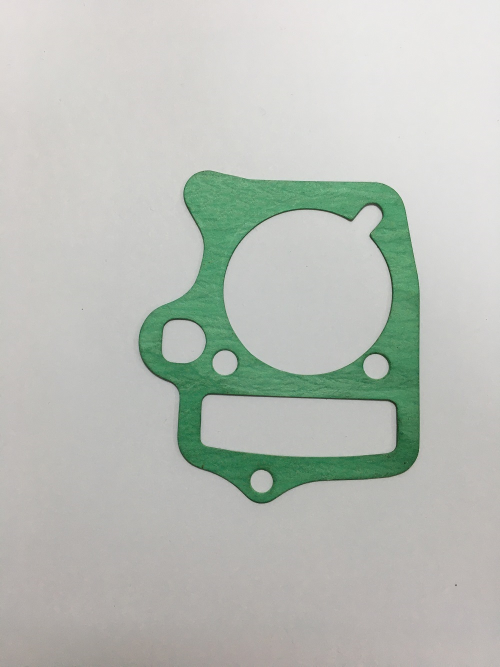
#> input picture casper/detecterror-video/error.JPG, 1000 x 1333 px, given in place of the camera (shown at 1/2 size)
$ python detect_2.py   (older library calls are emulated)
#> lines starting #> are read from the running program, lines starting #| are printed output that depends on the picture; after the words box and inside, x2 and y2 are one past the last pixel; in counts of white or black regions, pixels touching at a corner belong together
### casper/detecterror-video/functions_2.py
import math
import cv2
import numpy as np

output_image = "/home/user1/Project/casper/101/image"


class Circle:
    def __init__(self, cntr):
        self.contour = cntr
        self.bounding_react = cv2.boundingRect(self.contour)
        self.peri = cv2.arcLength(cntr, True)

        [x, y, w, h] = self.bounding_react
        self.bounding_react_x = x
        self.bounding_react_y = y
        self.bounding_react_with = w
        self.bounding_react_height = h

        self.bounding_react_area = w*h
        self.center_x = (x+x+w)/2
        self.center_y = (y+y+h)/2
        self.diagonalSize = math.sqrt((w**2)+(h**2))
        self.aspect_ratio = float(w/h)
        self.approx = cv2.approxPolyDP(cntr, 0.04 * self.peri, True)


# [5 lines left out: function remove_lower_number_px, not called in this run]


def detect_object(possible):
    try:
        area = possible.bounding_react_area
        # print('Area: ', str(area))
        # if area > 60000:
        if area > 65000 and area < 100000:
            return True
        return False
    except Exception as err:
        print(err)
        return False


# [21 lines left out: function check_circle, not called in this run]


def detect(thresh, index):
    try:
        contours, hierarchy = cv2.findContours(
            thresh, cv2.RETR_LIST, cv2.CHAIN_APPROX_SIMPLE)
        height, width = thresh.shape
        img_contours = np.zeros((height, width, 3), dtype=np.uint8)
        possible_circles = []
        possible_expects = []

        # check object
        is_object = False
        for i in range(0, len(contours)):
              # draw contours based on actual found contours of thresh image
            cv2.drawContours(img_contours, contours, i, (255, 255, 255))

            possible = Circle(contours[i])
            is_object = detect_object(possible)
            if is_object == True:
                break
        if is_object == False:
            return None
        # end check object

        # check error
        for i in range(0, len(contours)):
            # draw contours based on actual found contours of thresh image
            cv2.drawContours(img_contours, contours, i, (255, 255, 255))

            possible = Circle(contours[i])

            # remove lower 15px
            is_lower_px = remove_lower_number_px(possible, 300)
            if is_lower_px == False:
                possible_circles.append(possible)
            # [10 lines of commented-out code are left out]

        image_contours = np.zeros((height, width, 3), np.uint8)
        ctrs = []
        for circle in possible_circles:
            ctrs.append(circle.contour)
        cv2.drawContours(image_contours, ctrs, -1, (255, 255, 255))

        str_name = output_image + "/" + str(index) + ".png"
        cv2.imwrite(str_name, image_contours)
        # print("==== len: ", str(len(possible_circles)))
        if len(possible_circles) <= 12:
            return "error"
        else:
            return "good"
    except Exception as err:
        print(err)

### casper/detecterror-video/detect_2.py
import cv2

import functions_2

print("=== Casper Object Detect Error ===")
output_image = "/home/user1/Project/casper/101/image"
cap = cv2.VideoCapture(1)

index = 0
current_type = "nan"
while True:
    ret, frame = cap.read()
#> frame is the input picture: shape (1333, 1000, 3); mean B, G, R 184, 190.8, 185.5
    # frame2 = cv2.flip(frame, 1)

    hsv = cv2.cvtColor(frame, cv2.COLOR_BGR2HSV)
#> hsv: shape (1333, 1000, 3); mean H, S, V 31.5, 17.8, 192.3
    hue, saturation, value = cv2.split(hsv)
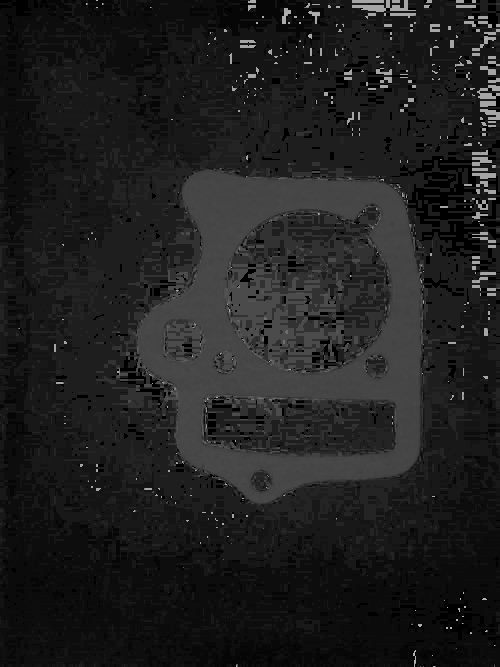
#> hue: shape (1333, 1000) (shown at 1/2 size); min 0, max 177, mean 31.5
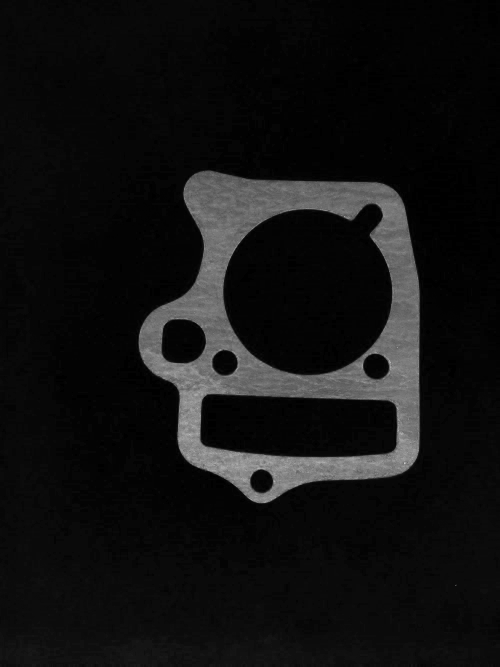
#> saturation: shape (1333, 1000) (shown at 1/2 size); min 0, max 255, mean 17.8
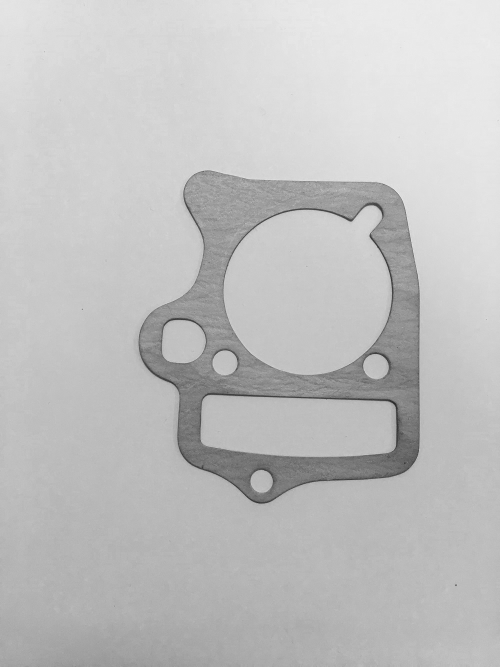
#> value: shape (1333, 1000) (shown at 1/2 size); min 6, max 250, mean 192.3
    blur = cv2.GaussianBlur(value, (3, 3), 0)
    thresh = cv2.adaptiveThreshold(
        blur, 255, cv2.ADAPTIVE_THRESH_GAUSSIAN_C, cv2.THRESH_BINARY_INV, 3, 2)
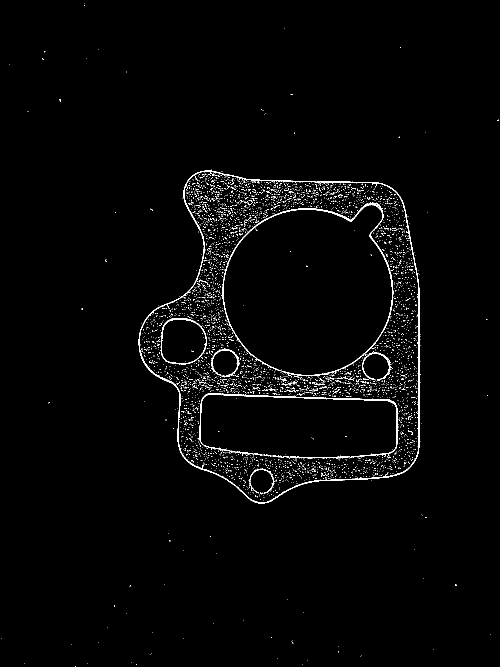
#> thresh: shape (1333, 1000) (shown at 1/2 size); 1.7% white in thin lines or dots
    # _, contours, hierarchy = cv2.findContours(
    #     thresh, cv2.RETR_LIST, cv2.CHAIN_APPROX_SIMPLE)

    # file_name = str(index) + ".png"
    # cv2.imwrite(output_image + "/"+file_name, thresh)
    cv2.imshow("frame",  frame)
    cv2.imshow("thresh", thresh)
    detect = functions_2.detect(thresh,  index)
#> in detect, `contours, hierarchy = cv2.findContours( thresh, cv2.RETR_LIST, cv2.CHA..`: contours = 4071 contours, 4057 with area under 20; largest, box (x1, y1, x2, y2) and area: (277, 341, 839, 1007) 288056, (278, 342, 838, 1006) 285425, (321, 636, 414, 729) 6949, (323, 639, 413, 728) 6536, (445, 405, 787, 753) 1635
#> the loop in detect, `for i in range(0, len(contours)):` made 4071 passes
#> (x in Circle, y in Circle, w in Circle, h in Circle) on passes 1, 2, 4: (151, 1332, 1, 1), (605, 1328, 1, 1), (174, 1327, 1, 1)
#> after the loop in detect, `for i in range(0, len(contours)):`: img_contours: shape (1333, 1000, 3); 1.5% white in thin lines or dots
    if detect is not None:
        if detect != current_type:
            current_type = detect
            print("* Type: ", current_type)
    index += 1
    key = cv2.waitKey(1)
#> (key Esc is pressed here)
    if key == 27:
        break

cap.release()
cv2.destroyAllWindows()

$ run again, on casper/detecterror-video/good.JPG
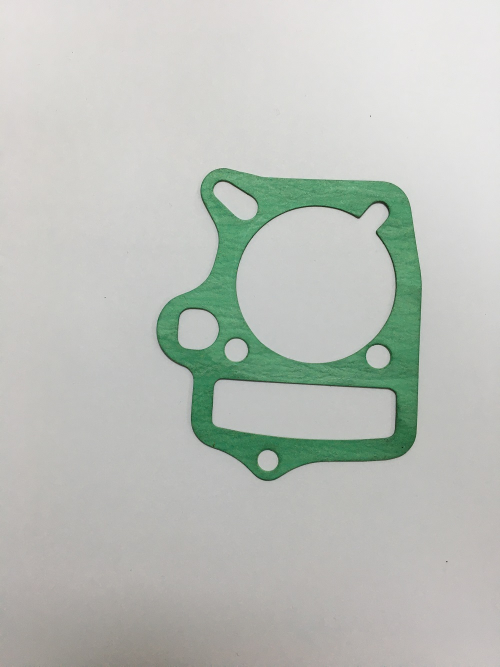
#> input picture casper/detecterror-video/good.JPG, 1000 x 1333 px, given in place of the camera (shown at 1/2 size)
#> frame is the input picture: shape (1333, 1000, 3); mean B, G, R 186.2, 192.2, 187.5
#> hsv: shape (1333, 1000, 3); mean H, S, V 32.3, 15.4, 193.4
#> `hue, saturation, value = cv2.split(hsv)`:
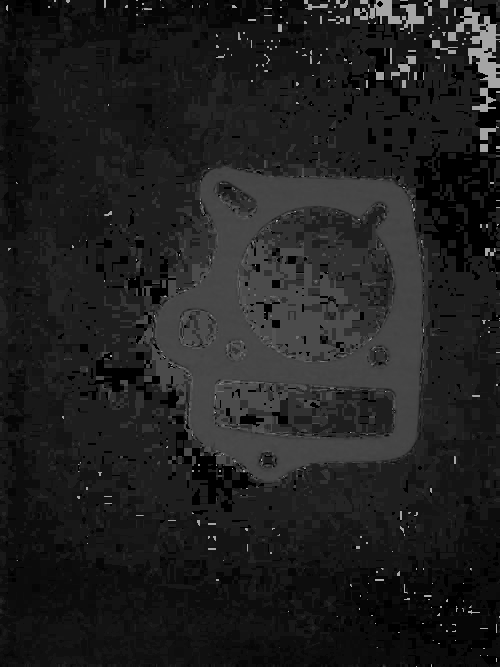
#> hue: shape (1333, 1000) (shown at 1/2 size); min 0, max 177, mean 32.3
#> `thresh = cv2.adaptiveThreshold( blur, 255, cv2.ADAPTIVE_THRESH_GAUSSIA..`:
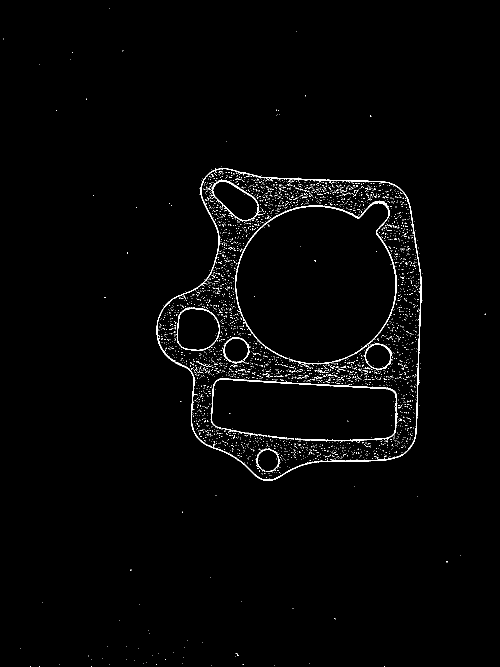
#> thresh: shape (1333, 1000) (shown at 1/2 size); 1.5% white in thin lines or dots
#> contours = 3104 contours, 3090 with area under 20; largest, box (x1, y1, x2, y2) and area: (352, 615, 440, 702) 6036, (355, 617, 439, 701) 5687, (313, 336, 844, 962) 2376, (729, 687, 785, 741) 2136, (730, 689, 781, 740) 1886
#> the loop in detect, `for i in range(0, len(contours)):` made 3104 passes
#> (x in Circle, y in Circle, w in Circle, h in Circle) on pass 25: (471, 1306, 7, 6)
